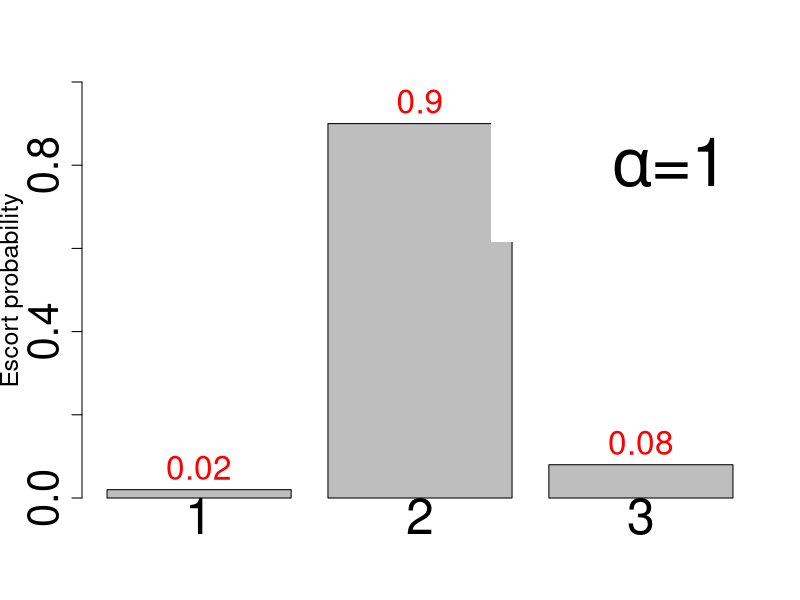
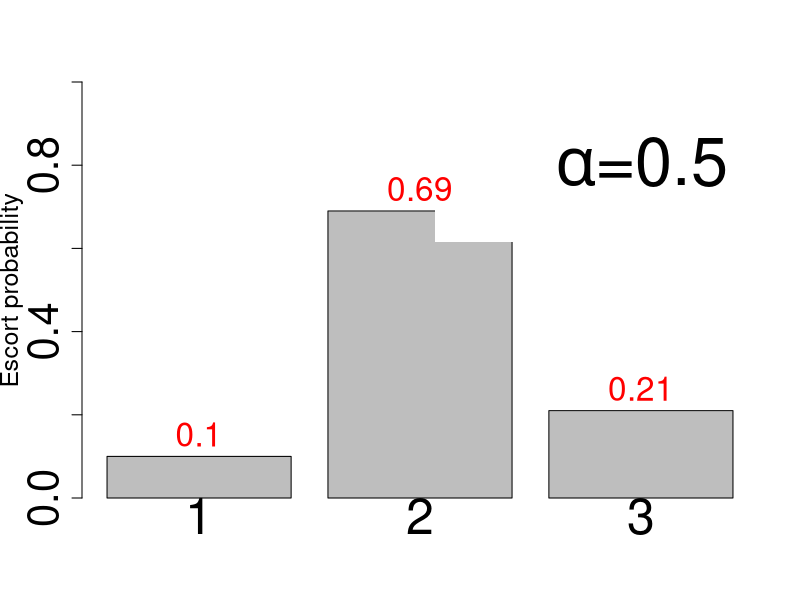
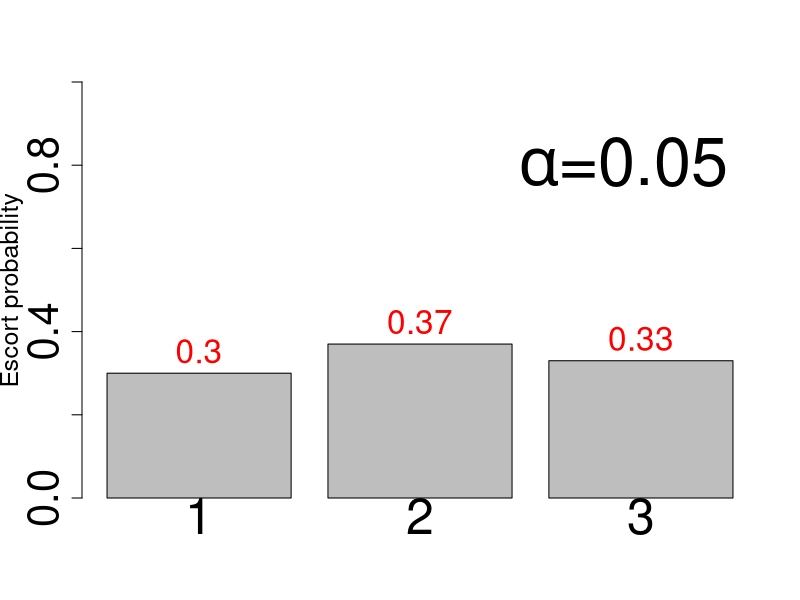

Here is the R script that generated these plots, in order:
setwd("/home/jin/Dropbox/Goh/Project_1/Slide_Jin")
p=c(0.02,0.9,0.08)
P_alpha<-p^10/sum(p^10)
pdf("escort_fig1.pdf")
a<-1
P_alpha<-round(p^a/sum(p^a),2)
names(P_alpha)<-c(1,2,3)
bar1=barplot(P_alpha,ylim=c(0,1), ylab="Escort probability",cex.axis = 2.5, cex.lab=1.5,cex.names=3)
legend("topright",expression(paste(alpha,"=1")),cex=4,box.col = 'transparent')
text(x = bar1, y = P_alpha, label = P_alpha, pos = 3, cex = 2, col = "red")
dev.off()
a<-0.5
pdf("escort_fig2.pdf")
P_alpha<-round(p^a/sum(p^a),2)
names(P_alpha)<-c(1,2,3)
bar2=barplot(P_alpha,ylim=c(0,1), ylab="Escort probability",cex.axis = 2.5, cex.lab=1.5,cex.names=3)
legend("topright",expression(paste(alpha,"=0.5")),cex=4,box.col = 'transparent')
text(x = bar2, y = P_alpha, label = P_alpha, pos = 3, cex = 2, col = "red")
dev.off()
a<-0.05
pdf("escort_fig3.pdf")
P_alpha<-round(p^a/sum(p^a),2)
names(P_alpha)<-c(1,2,3)
bar3 = barplot(P_alpha,ylim=c(0,1), ylab="Escort probability",cex.axis = 2.5, cex.lab=1.5,cex.names=3)
legend("topright",expression(paste(alpha,"=0.05")),cex=4,box.col = 'transparent')
text(x = bar3, y = P_alpha, label = P_alpha, pos = 3, cex = 2, col = "red")
dev.off()
